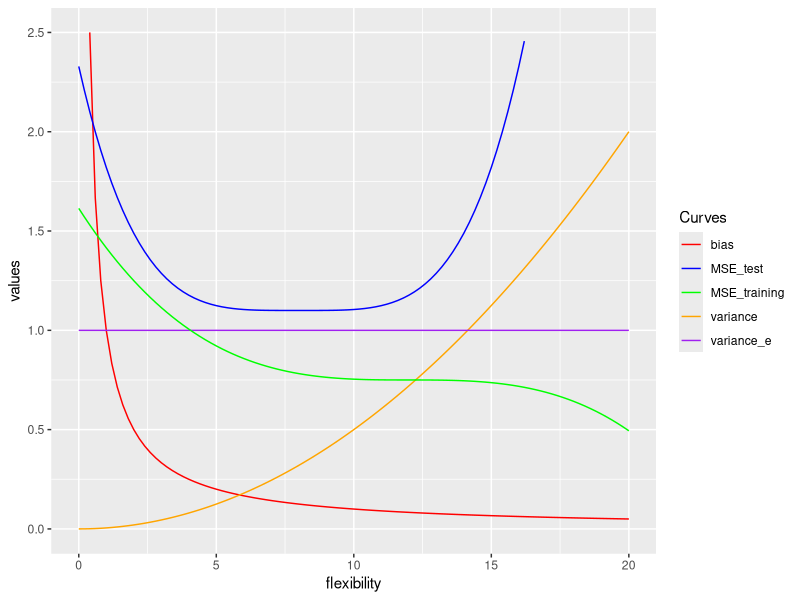
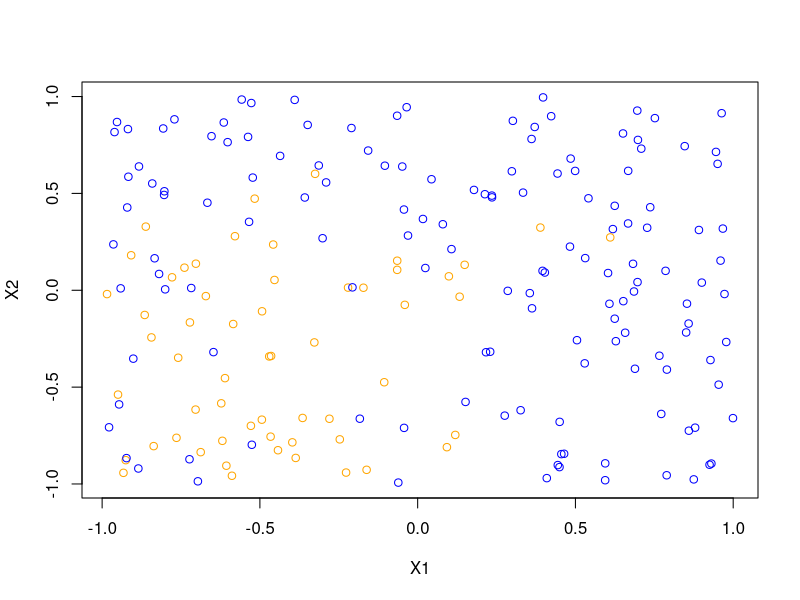
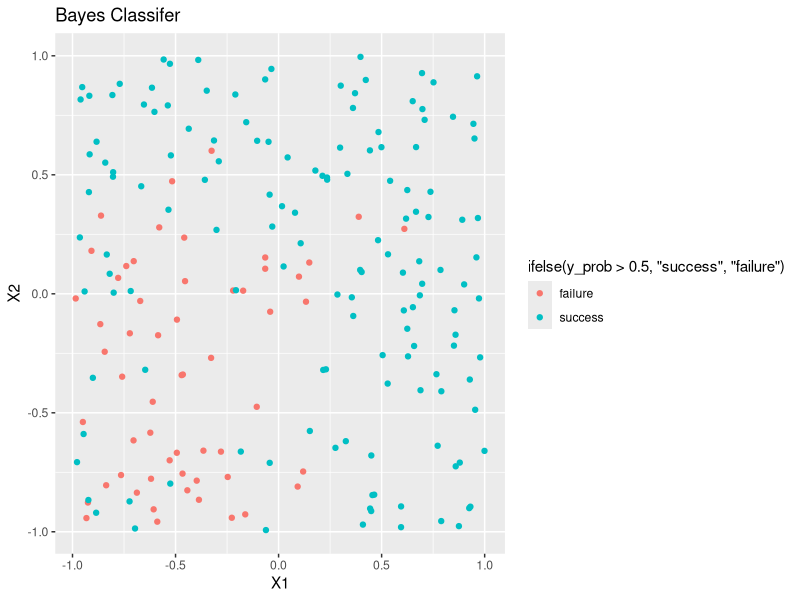

The R source for these figures, in order:
library(ggplot2)
#setting functions for each variable
bias <- function(x) 1/x
variance <- function(x) .005*x^2
variance_e <- function(x) 1
MSE_training <- function(x) -.0005*(x-12)^3 + .75
MSE_test <- function(x) .0003*(x - 8)^4 + 1.1
#plotting those functions on ggplot
ggplot(data = data.frame(x = c(0, 20)), aes(x)) + stat_function(fun = bias, aes(color = "bias")) + stat_function(fun = variance, aes(color = "variance")) + stat_function(fun = variance_e, aes(color = "variance_e")) + stat_function(fun = MSE_training, aes(color = "MSE_training")) + stat_function(fun = MSE_test, aes(color = "MSE_test")) + xlim(0, 20) + ylim(0, 2.5) + xlab("flexibility") + ylab("values") + scale_color_manual("Curves", values = c("red", "blue", "green", "orange", "purple"))



#(a) setting a random number generator seed
set.seed(500)
#(b) simulating a dataset of N = 200 with X1 and X2 as random uniform variables [0, 1]
X1 <- runif(200, -1, 1)
X2 <- runif(200, -1, 1)
X1
X2
#(c) calculating equation with epsilon
e <- rnorm(200, 0, sqrt(.25))
y <- X1 + X1^2 + X2 + X2^2 + e
y
#(d) calculate the probability of success bounded
y_prob <- exp(y)/(1 + exp(y))
y_prob
#(e) plot the points
plot <- plot(X1, X2, xlab = "X1", ylab = "X2", col = ifelse(y_prob > .5, 'blue', 'orange'))
plot
#(f) Bayes decision boundary
library(tidyverse)
df <- data.frame(X1, X2, y_prob)
boundary.X1 <- seq(-1, 1, by = .5)
boundary.X2 <- seq(-1, 1, by = .5)
grid <- expand.grid(X1 = boundary.X1, X2 = boundary.X2)
grid
grid <- mutate(grid, y = X1 + X1^2 + X2 + X2^2, z = exp(y)/(1 + exp(y)), upper = z > .5)
ggplot(grid, aes(X1, X2)) + geom_contour(aes(z = z, group = upper), bins = .5) + geom_point(data = df, aes(color = ifelse(y_prob > .5, 'success', 'failure'))) + labs(title = "Bayes Classifer")

                                                                                            
                                                                                            
                                                                                            
                                         